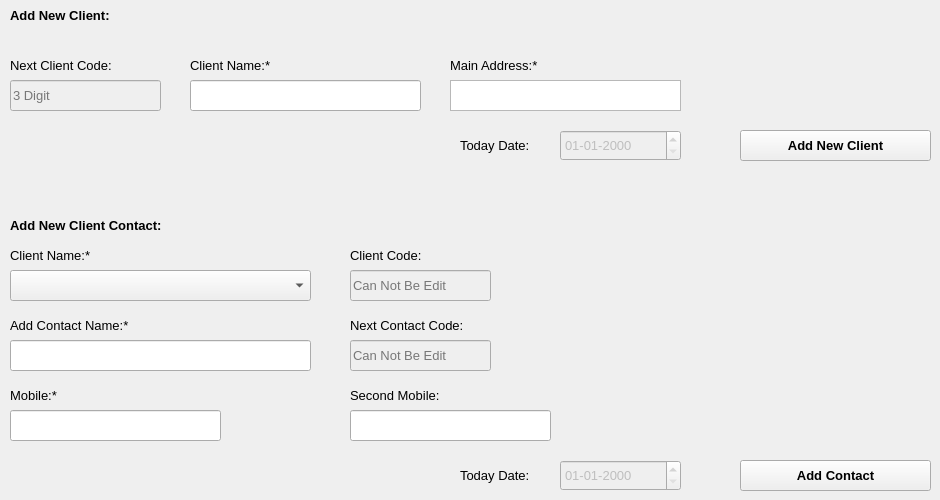
     <widget class="QWidget" name="tab_6">
      <attribute name="title">
       <string>Add Client/Contact</string>
      </attribute>
      <widget class="QLineEdit" name="lineEdit_86">
       <property name="enabled">
        <bool>false</bool>
       </property>
       <property name="geometry">
        <rect>
         <x>10</x>
         <y>80</y>
         <width>151</width>
         <height>31</height>
        </rect>
       </property>
       <property name="font">
        <font>
         <family>Segoe UI</family>
         <pointsize>10</pointsize>
        </font>
       </property>
       <property name="text">
        <string/>
       </property>
       <property name="frame">
        <bool>true</bool>
       </property>
       <property name="placeholderText">
        <string>3 Digit</string>
       </property>
      </widget>
      <widget class="QLabel" name="label_31">
       <property name="geometry">
        <rect>
         <x>450</x>
         <y>50</y>
         <width>121</width>
         <height>31</height>
        </rect>
       </property>
       <property name="font">
        <font>
         <family>Segoe UI</family>
         <pointsize>10</pointsize>
         <weight>50</weight>
         <bold>false</bold>
        </font>
       </property>
       <property name="text">
        <string>Main Address:*</string>
       </property>
      </widget>
      <widget class="QLabel" name="label_117">
       <property name="geometry">
        <rect>
         <x>190</x>
         <y>50</y>
         <width>111</width>
         <height>31</height>
        </rect>
       </property>
       <property name="font">
        <font>
         <family>Segoe UI</family>
         <pointsize>10</pointsize>
         <weight>50</weight>
         <bold>false</bold>
        </font>
       </property>
       <property name="text">
        <string>Client Name:*</string>
       </property>
      </widget>
      <widget class="QLineEdit" name="lineEdit_88">
       <property name="geometry">
        <rect>
         <x>190</x>
         <y>80</y>
         <width>231</width>
         <height>31</height>
        </rect>
       </property>
       <property name="font">
        <font>
         <family>Segoe UI</family>
         <pointsize>10</pointsize>
        </font>
       </property>
       <property name="text">
        <string/>
       </property>
       <property name="frame">
        <bool>true</bool>
       </property>
      </widget>
      <widget class="QPushButton" name="newclientbutton">
       <property name="geometry">
        <rect>
         <x>740</x>
         <y>130</y>
         <width>191</width>
         <height>31</height>
        </rect>
       </property>
       <property name="font">
        <font>
         <family>Segoe UI</family>
         <pointsize>10</pointsize>
         <weight>75</weight>
         <bold>true</bold>
        </font>
       </property>
       <property name="text">
        <string>Add New Client</string>
       </property>
      </widget>
      <widget class="QLabel" name="label_116">
       <property name="geometry">
        <rect>
         <x>10</x>
         <y>50</y>
         <width>141</width>
         <height>31</height>
        </rect>
       </property>
       <property name="font">
        <font>
         <family>Segoe UI</family>
         <pointsize>10</pointsize>
         <weight>50</weight>
         <bold>false</bold>
        </font>
       </property>
       <property name="text">
        <string>Next Client Code:</string>
       </property>
      </widget>
      <widget class="QTextEdit" name="textEdit_13">
       <property name="geometry">
        <rect>
         <x>450</x>
         <y>80</y>
         <width>231</width>
         <height>31</height>
        </rect>
       </property>
       <property name="font">
        <font>
         <family>Segoe UI</family>
         <pointsize>10</pointsize>
        </font>
       </property>
      </widget>
      <widget class="QLabel" name="label_108">
       <property name="geometry">
        <rect>
         <x>350</x>
         <y>380</y>
         <width>131</width>
         <height>31</height>
        </rect>
       </property>
       <property name="font">
        <font>
         <family>Segoe UI</family>
         <pointsize>10</pointsize>
         <weight>50</weight>
         <bold>false</bold>
        </font>
       </property>
       <property name="text">
        <string>Second Mobile:</string>
       </property>
      </widget>
      <widget class="QComboBox" name="contactcombclname">
       <property name="enabled">
        <bool>true</bool>
       </property>
       <property name="geometry">
        <rect>
         <x>10</x>
         <y>270</y>
         <width>301</width>
         <height>31</height>
        </rect>
       </property>
       <property name="font">
        <font>
         <family>Segoe UI</family>
         <pointsize>10</pointsize>
         <weight>50</weight>
         <bold>false</bold>
        </font>
       </property>
       <property name="mouseTracking">
        <bool>false</bool>
       </property>
       <property name="acceptDrops">
        <bool>false</bool>
       </property>
       <property name="styleSheet">
        <string notr="true"/>
       </property>
       <property name="editable">
        <bool>false</bool>
       </property>
       <property name="currentText">
        <string/>
       </property>
       <property name="currentIndex">
        <number>-1</number>
       </property>
       <property name="maxVisibleItems">
        <number>10</number>
       </property>
       <property name="frame">
        <bool>true</bool>
       </property>
      </widget>
      <widget class="QLabel" name="label_109">
       <property name="geometry">
        <rect>
         <x>10</x>
         <y>380</y>
         <width>71</width>
         <height>31</height>
        </rect>
       </property>
       <property name="font">
        <font>
         <family>Segoe UI</family>
         <pointsize>10</pointsize>
         <weight>50</weight>
         <bold>false</bold>
        </font>
       </property>
       <property name="text">
        <string>Mobile:*</string>
       </property>
      </widget>
      <widget class="QLineEdit" name="lineEdit_77">
       <property name="geometry">
        <rect>
         <x>10</x>
         <y>410</y>
         <width>211</width>
         <height>31</height>
        </rect>
       </property>
       <property name="font">
        <font>
         <family>Segoe UI</family>
         <pointsize>10</pointsize>
        </font>
       </property>
       <property name="text">
        <string/>
       </property>
       <property name="frame">
        <bool>true</bool>
       </property>
      </widget>
      <widget class="QLineEdit" name="lineEdit_contactcl">
       <property name="enabled">
        <bool>false</bool>
       </property>
       <property name="geometry">
        <rect>
         <x>350</x>
         <y>270</y>
         <width>141</width>
         <height>31</height>
        </rect>
       </property>
       <property name="font">
        <font>
         <family>Segoe UI</family>
         <pointsize>10</pointsize>
        </font>
       </property>
       <property name="text">
        <string/>
       </property>
       <property name="frame">
        <bool>true</bool>
       </property>
       <property name="placeholderText">
        <string>Can Not Be Edit</string>
       </property>
      </widget>
      <widget class="QLineEdit" name="lineEdit_78">
       <property name="geometry">
        <rect>
         <x>350</x>
         <y>410</y>
         <width>201</width>
         <height>31</height>
        </rect>
       </property>
       <property name="font">
        <font>
         <family>Segoe UI</family>
         <pointsize>10</pointsize>
        </font>
       </property>
       <property name="text">
        <string/>
       </property>
       <property name="frame">
        <bool>true</bool>
       </property>
      </widget>
      <widget class="QLabel" name="label_124">
       <property name="geometry">
        <rect>
         <x>460</x>
         <y>460</y>
         <width>91</width>
         <height>31</height>
        </rect>
       </property>
       <property name="font">
        <font>
         <family>Segoe UI</family>
         <pointsize>10</pointsize>
         <weight>50</weight>
         <bold>false</bold>
        </font>
       </property>
       <property name="text">
        <string>Today Date:</string>
       </property>
      </widget>
      <widget class="QLineEdit" name="lineEdit_85">
       <property name="enabled">
        <bool>false</bool>
       </property>
       <property name="geometry">
        <rect>
         <x>350</x>
         <y>340</y>
         <width>141</width>
         <height>31</height>
        </rect>
       </property>
       <property name="font">
        <font>
         <family>Segoe UI</family>
         <pointsize>10</pointsize>
        </font>
       </property>
       <property name="text">
        <string/>
       </property>
       <property name="frame">
        <bool>true</bool>
       </property>
       <property name="placeholderText">
        <string>Can Not Be Edit</string>
       </property>
      </widget>
      <widget class="QLabel" name="label_119">
       <property name="geometry">
        <rect>
         <x>350</x>
         <y>240</y>
         <width>101</width>
         <height>31</height>
        </rect>
       </property>
       <property name="font">
        <font>
         <family>Segoe UI</family>
         <pointsize>10</pointsize>
         <weight>50</weight>
         <bold>false</bold>
        </font>
       </property>
       <property name="text">
        <string>Client Code:</string>
       </property>
      </widget>
      <widget class="QLabel" name="label_118">
       <property name="geometry">
        <rect>
         <x>10</x>
         <y>240</y>
         <width>111</width>
         <height>31</height>
        </rect>
       </property>
       <property name="font">
        <font>
         <family>Segoe UI</family>
         <pointsize>10</pointsize>
         <weight>50</weight>
         <bold>false</bold>
        </font>
       </property>
       <property name="text">
        <string>Client Name:*</string>
       </property>
      </widget>
      <widget class="QLabel" name="label_107">
       <property name="geometry">
        <rect>
         <x>10</x>
         <y>310</y>
         <width>171</width>
         <height>31</height>
        </rect>
       </property>
       <property name="font">
        <font>
         <family>Segoe UI</family>
         <pointsize>10</pointsize>
         <weight>50</weight>
         <bold>false</bold>
        </font>
       </property>
       <property name="text">
        <string>Add Contact Name:*</string>
       </property>
      </widget>
      <widget class="QLabel" name="label_120">
       <property name="geometry">
        <rect>
         <x>350</x>
         <y>310</y>
         <width>161</width>
         <height>31</height>
        </rect>
       </property>
       <property name="font">
        <font>
         <family>Segoe UI</family>
         <pointsize>10</pointsize>
         <weight>50</weight>
         <bold>false</bold>
        </font>
       </property>
       <property name="text">
        <string>Next Contact Code:</string>
       </property>
      </widget>
      <widget class="QLabel" name="label_20">
       <property name="geometry">
        <rect>
         <x>10</x>
         <y>460</y>
         <width>441</width>
         <height>31</height>
        </rect>
       </property>
       <property name="font">
        <font>
         <family>Segoe UI</family>
         <pointsize>10</pointsize>
         <weight>75</weight>
         <bold>true</bold>
        </font>
       </property>
       <property name="styleSheet">
        <string notr="true">color:rgb(255, 0, 0);</string>
       </property>
       <property name="text">
        <string/>
       </property>
      </widget>
      <widget class="QPushButton" name="addcontactbutton">
       <property name="geometry">
        <rect>
         <x>740</x>
         <y>460</y>
         <width>191</width>
         <height>31</height>
        </rect>
       </property>
       <property name="font">
        <font>
         <family>Segoe UI</family>
         <pointsize>10</pointsize>
         <weight>75</weight>
         <bold>true</bold>
        </font>
       </property>
       <property name="styleSheet">
        <string notr="true"/>
       </property>
       <property name="text">
        <string>Add Contact</string>
       </property>
      </widget>
      <widget class="QLineEdit" name="lineEdit_76">
       <property name="geometry">
        <rect>
         <x>10</x>
         <y>340</y>
         <width>301</width>
         <height>31</height>
        </rect>
       </property>
       <property name="font">
        <font>
         <family>Segoe UI</family>
         <pointsize>10</pointsize>
        </font>
       </property>
       <property name="text">
        <string/>
       </property>
       <property name="frame">
        <bool>true</bool>
       </property>
       <property name="placeholderText">
        <string/>
       </property>
      </widget>
      <widget class="QLabel" name="label_42">
       <property name="geometry">
        <rect>
         <x>10</x>
         <y>0</y>
         <width>141</width>
         <height>31</height>
        </rect>
       </property>
       <property name="font">
        <font>
         <family>Segoe UI</family>
         <pointsize>10</pointsize>
         <weight>75</weight>
         <bold>true</bold>
        </font>
       </property>
       <property name="text">
        <string>Add New Client:</string>
       </property>
      </widget>
      <widget class="QLabel" name="label_43">
       <property name="geometry">
        <rect>
         <x>10</x>
         <y>210</y>
         <width>211</width>
         <height>31</height>
        </rect>
       </property>
       <property name="font">
        <font>
         <family>Segoe UI</family>
         <pointsize>10</pointsize>
         <weight>75</weight>
         <bold>true</bold>
        </font>
       </property>
       <property name="text">
        <string>Add New Client Contact:</string>
       </property>
      </widget>
      <widget class="QDateEdit" name="dateEdit_5">
       <property name="enabled">
        <bool>false</bool>
       </property>
       <property name="geometry">
        <rect>
         <x>560</x>
         <y>460</y>
         <width>121</width>
         <height>31</height>
        </rect>
       </property>
       <property name="font">
        <font>
         <family>Segoe UI</family>
         <pointsize>10</pointsize>
        </font>
       </property>
       <property name="displayFormat">
        <string>dd-MM-yyyy</string>
       </property>
      </widget>
      <widget class="QDateEdit" name="dateEdit_6">
       <property name="enabled">
        <bool>false</bool>
       </property>
       <property name="geometry">
        <rect>
         <x>560</x>
         <y>130</y>
         <width>121</width>
         <height>31</height>
        </rect>
       </property>
       <property name="font">
        <font>
         <family>Segoe UI</family>
         <pointsize>10</pointsize>
        </font>
       </property>
       <property name="displayFormat">
        <string>dd-MM-yyyy</string>
       </property>
      </widget>
      <widget class="QLabel" name="label_134">
       <property name="geometry">
        <rect>
         <x>460</x>
         <y>130</y>
         <width>91</width>
         <height>31</height>
        </rect>
       </property>
       <property name="font">
        <font>
         <family>Segoe UI</family>
         <pointsize>10</pointsize>
         <weight>50</weight>
         <bold>false</bold>
        </font>
       </property>
       <property name="text">
        <string>Today Date:</string>
       </property>
      </widget>
      <widget class="QLabel" name="label_56">
       <property name="geometry">
        <rect>
         <x>10</x>
         <y>130</y>
         <width>441</width>
         <height>31</height>
        </rect>
       </property>
       <property name="font">
        <font>
         <family>Segoe UI</family>
         <pointsize>10</pointsize>
         <weight>75</weight>
         <bold>true</bold>
        </font>
       </property>
       <property name="styleSheet">
        <string notr="true">color:rgb(255, 0, 0);</string>
       </property>
       <property name="text">
        <string/>
       </property>
      </widget>
     </widget>
